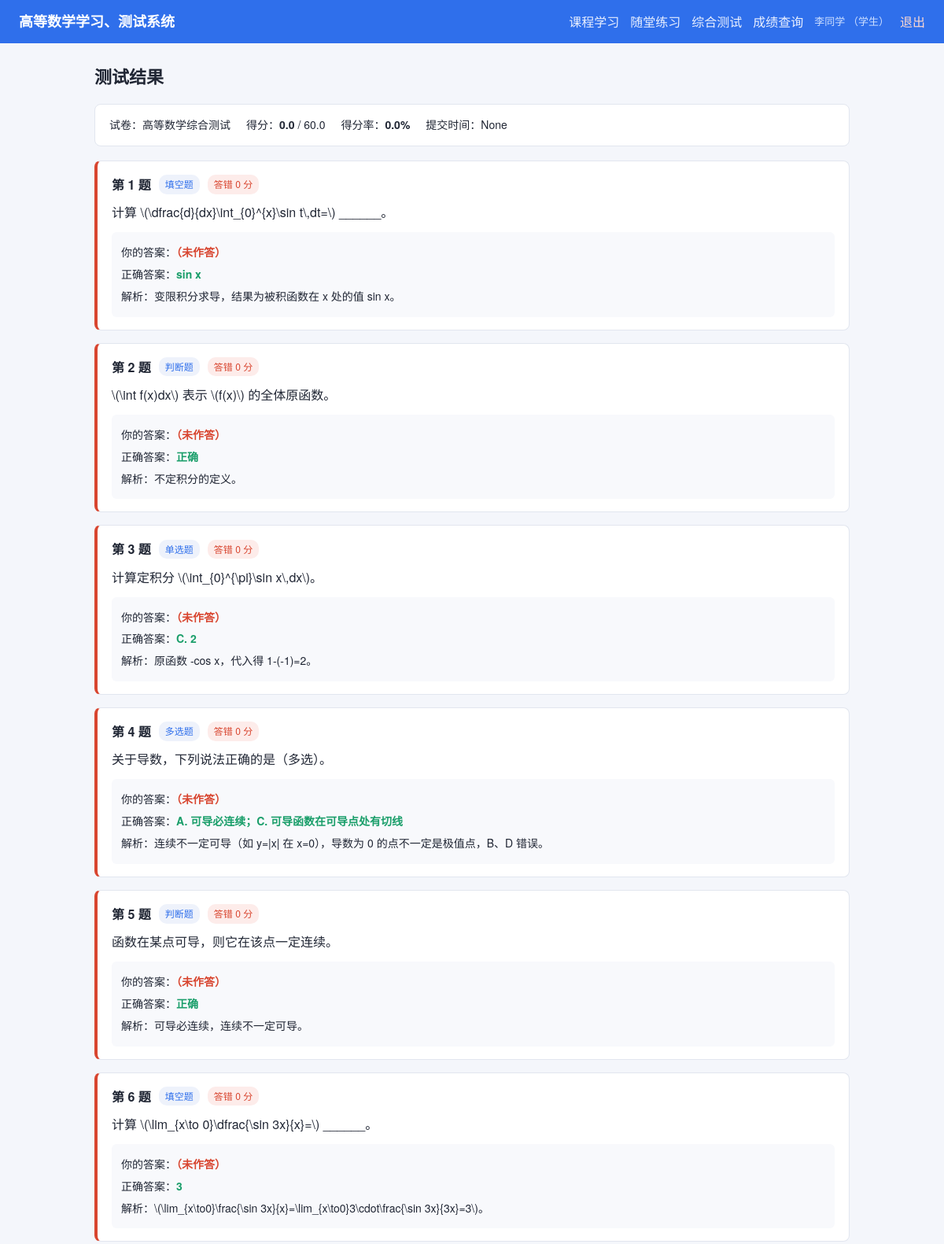
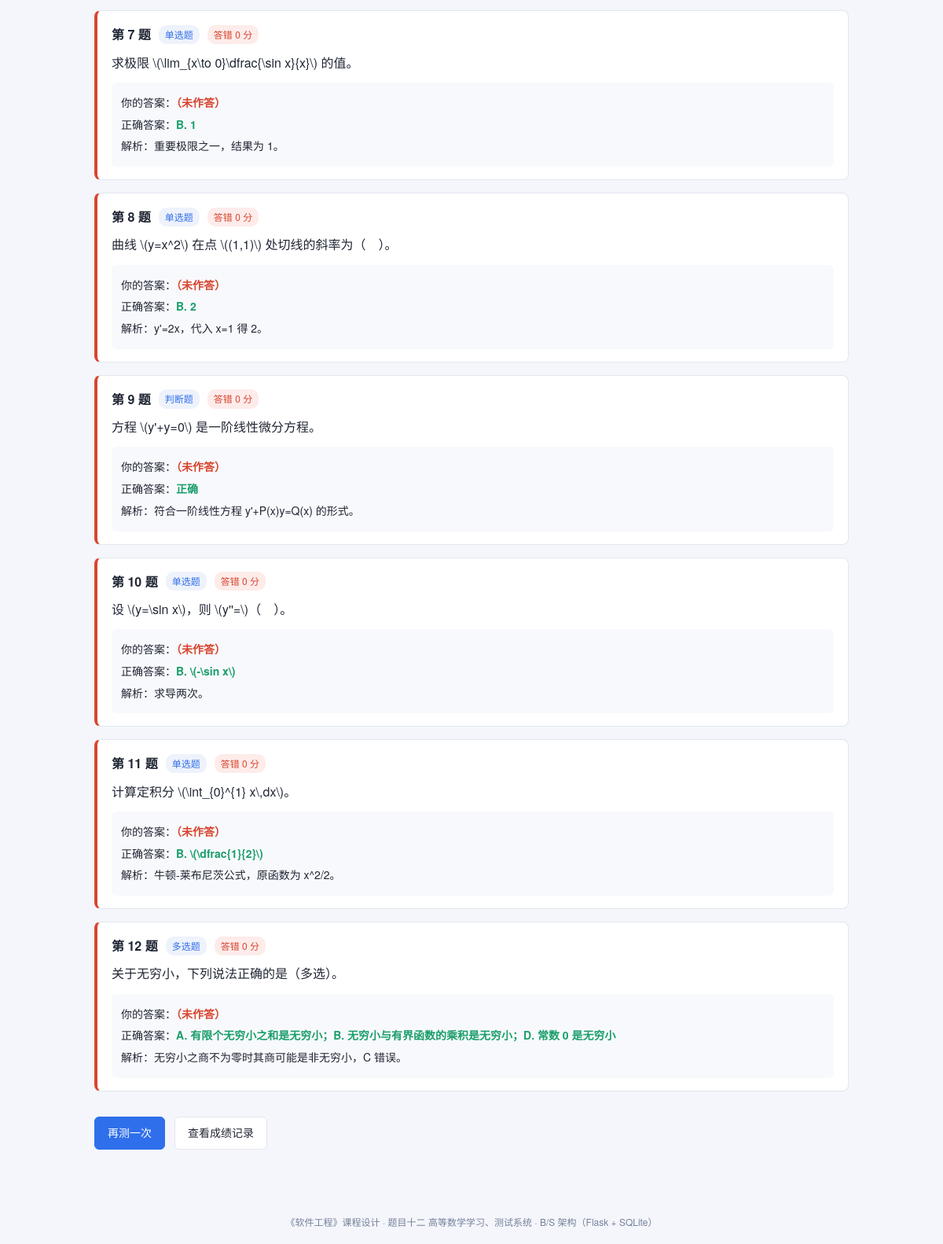
The app's page /test/1/result (signed in) with its own data (2 pictures, top to bottom).
### tables this page shows
CREATE TABLE user (
    id            INTEGER PRIMARY KEY AUTOINCREMENT,
    username      TEXT UNIQUE NOT NULL,
    password_hash TEXT NOT NULL,
    role          TEXT NOT NULL DEFAULT 'student',   -- student / teacher / admin
    real_name     TEXT,
    created_at    TEXT DEFAULT (datetime('now','localtime'))
);

CREATE TABLE paper (
    id           INTEGER PRIMARY KEY AUTOINCREMENT,
    user_id      INTEGER NOT NULL,
    title        TEXT,
    total_score  REAL DEFAULT 0,
    got_score    REAL DEFAULT 0,
    status       TEXT DEFAULT 'ongoing',            -- ongoing / submitted
    created_at   TEXT DEFAULT (datetime('now','localtime')),
    submitted_at TEXT
);

CREATE TABLE paper_question (
    id          INTEGER PRIMARY KEY AUTOINCREMENT,
    paper_id    INTEGER NOT NULL,
    question_id INTEGER NOT NULL,
    seq         INTEGER DEFAULT 0,
    user_answer TEXT,
    is_correct  INTEGER,
    got_score   REAL DEFAULT 0
);

CREATE TABLE question (
    id         INTEGER PRIMARY KEY AUTOINCREMENT,
    chapter_id INTEGER NOT NULL,
    qtype      TEXT NOT NULL,                       -- single / multi / judge / fill
    difficulty INTEGER NOT NULL DEFAULT 1,          -- 1 易 / 2 中 / 3 难
    content    TEXT NOT NULL,
    options    TEXT,                                -- JSON 数组，选择题选项
    answer     TEXT NOT NULL,
    analysis   TEXT,
    score      REAL DEFAULT 5,
    FOREIGN KEY (chapter_id) REFERENCES chapter(id)
);

### app.py (the view)
    @app.route("/test/<int:pid>/result")
    @login_required
    def test_result(pid):
        db = get_db()
        user = current_user()
        paper = db.execute("SELECT * FROM paper WHERE id=?", (pid,)).fetchone()
        if not paper:
            abort(404)
        if paper["user_id"] != user["id"] and user["role"] == "student":
            abort(403)
        rows = db.execute(
            "SELECT pq.*, q.*, pq.id AS pqid FROM paper_question pq"
            " JOIN question q ON q.id=pq.question_id WHERE pq.paper_id=? ORDER BY pq.seq",
            (pid,),
        ).fetchall()
        details = []
        for r in rows:
            q = row_to_question(r)
            details.append({
                "question": q,
                "user_answer": r["user_answer"] or "",
                "is_correct": bool(r["is_correct"]),
                "got_score": r["got_score"],
                "display_answer": _display_answer(q),
            })
        rate = round(paper["got_score"] * 100.0 / paper["total_score"], 1) if paper["total_score"] else 0
        return render_template(
            "test_result.html", paper=paper, details=details, rate=rate
        )

### app.py (called while the page is built)
def current_user():
    if "user_id" not in session:
        return None
    if getattr(g, "_current_user", None) is None:
        row = get_db().execute(
            "SELECT * FROM user WHERE id=?", (session["user_id"],)
        ).fetchone()
        g._current_user = row
    return g._current_user

def login_required(view):
    @wraps(view)
    def wrapped(*args, **kwargs):
        if current_user() is None:
            flash("请先登录", "warning")
            return redirect(url_for("login"))
        return view(*args, **kwargs)
    return wrapped

def row_to_question(row):
    d = dict(row)
    d["options"] = json.loads(row["options"]) if row["options"] else []
    d["qtype_name"] = QTYPE_NAMES.get(row["qtype"], row["qtype"])
    d["diff_name"] = DIFF_NAMES.get(row["difficulty"], str(row["difficulty"]))
    return d

def _display_answer(q):
    ans = q["answer"]
    if q["qtype"] == "judge":
        return "正确" if normalize_answer("judge", ans) == "T" else "错误"
    if q["qtype"] == "single":
        idx = "ABCD".find(ans.strip().upper())
        if idx >= 0 and idx < len(q["options"]):
            return "%s. %s" % (ans.strip().upper(), q["options"][idx])
    if q["qtype"] == "multi":
        parts = ans.split(",")
        txt = []
        for p in parts:
            idx = "ABCD".find(p.strip().upper())
            if idx >= 0 and idx < len(q["options"]):
                txt.append("%s. %s" % (p.strip().upper(), q["options"][idx]))
            else:
                txt.append(p)
        return "；".join(txt)
    return ans

### db.py (called while the page is built)
def get_db():
    if "db" not in g:
        g.db = sqlite3.connect(current_app.config["DATABASE"])
        g.db.row_factory = sqlite3.Row
        g.db.execute("PRAGMA foreign_keys = ON")
    return g.db

### grading.py (called while the page is built)
def normalize_answer(qtype, ans):
    if ans is None:
        return ""
    a = str(ans).strip()
    if qtype == "single":
        return a.upper()
    if qtype == "multi":
        parts = [p for p in re.split(r"[,，、\s]+", a.upper()) if p]
        return ",".join(sorted(set(parts)))
    if qtype == "judge":
        up = a.upper()
        if up in _ZH_TRUE:
            return "T"
        if up in _ZH_FALSE:
            return "F"
        return up
    if qtype == "fill":
        return re.sub(r"\s+", "", a).lower()
    return a

### templates/test_result.html (shortened to what this page needs)
{% extends "base.html" %}
{% import "macros.html" as m %}
{% block content %}
<h2>测试结果</h2>
<div class="result-summary">
  <span>试卷：{{ paper['title'] }}</span>
  <span>得分：<strong>{{ paper['got_score'] }}</strong> / {{ paper['total_score'] }}</span>
  <span>得分率：<strong>{{ rate }}%</strong></span>
  <span>提交时间：{{ paper['submitted_at'] }}</span>
</div>
{% for item in details %}
  {{ m.question_review(item, loop.index) }}
{% endfor %}
<div class="actions">
  <a class="btn primary" href="{{ url_for('test_form') }}">再测一次</a>
  <a class="btn" href="{{ url_for('scores') }}">查看成绩记录</a>
</div>
{% endblock %}

### templates/base.html (shortened to what this page needs)
<!DOCTYPE html>
<html lang="zh-CN">
<head>
  <link rel="stylesheet" href="{{ url_for('static', filename='style.css') }}">
</head>
<body>
<header class="topbar">
  <div class="brand"><a href="{{ url_for('index') }}">高等数学学习、测试系统</a></div>
  <nav class="nav">
    {% if current_user %}
      <a href="{{ url_for('learning') }}">课程学习</a>
      <a href="{{ url_for('practice') }}">随堂练习</a>
      <a href="{{ url_for('test_form') }}">综合测试</a>
      <a href="{{ url_for('scores') }}">成绩查询</a>
      <span class="user-info">{{ current_user['real_name'] or current_user['username'] }}
        （{% if current_user['role']=='admin' %}管理员{% elif current_user['role']=='teacher' %}教师{% else %}学生{% endif %}）
      </span>
      <a class="logout" href="{{ url_for('logout') }}">退出</a>
    {% else %}
      <a href="{{ url_for('login') }}">登录</a>
      <a href="{{ url_for('register') }}">注册</a>
    {% endif %}
  </nav>
</header>
<main class="container">
  {% block content %}{% endblock %}
</main>
<footer class="footer">
  《软件工程》课程设计 · 题目十二 高等数学学习、测试系统 · B/S 架构（Flask + SQLite）
</footer>
</body>
</html>

### templates/macros.html (shortened to what this page needs)
{% macro question_review(item, idx) %}
<div class="question-block {{ 'ok' if item['is_correct'] else 'bad' }}">
  <div class="q-head">
    <span class="q-index">第 {{ idx }} 题</span>
    <span class="badge">{{ item['question']['qtype_name'] }}</span>
    {% if item['is_correct'] %}
      <span class="badge right">答对 +{{ item['got_score'] }} 分</span>
    {% else %}
      <span class="badge wrong">答错 0 分</span>
    {% endif %}
  </div>
  <div class="q-content">{{ item['question']['content']|safe }}</div>
  <div class="review">
    <p>你的答案：<span class="{{ 'ans-right' if item['is_correct'] else 'ans-wrong' }}">{{ item['user_answer'] or '（未作答）' }}</span></p>
    <p>正确答案：<span class="ans-right">{{ item['display_answer'] }}</span></p>
    {% if item['question']['analysis'] %}
      <p>解析：{{ item['question']['analysis']|safe }}</p>
    {% endif %}
  </div>
</div>
{% endmacro %}

### static/style.css (style rules this page uses)
:root { --primary: #2f6feb; --primary-dark: #1f56c4; --bg: #f4f6fb; --card: #ffffff; --border: #e2e6ef; --text: #202634; --muted: #76809a; --green: #1a9e6a; --red: #d8452f; }
* { box-sizing: border-box; }
body { margin: 0; font-family: "Microsoft YaHei", "PingFang SC", "Helvetica Neue", Arial, sans-serif; background: var(--bg); color: var(--text); line-height: 1.7; }
a { color: var(--primary); text-decoration: none; }
.topbar { display: flex; align-items: center; justify-content: space-between; flex-wrap: wrap; gap: 8px; padding: 12px 24px; background: var(--primary); color: #fff; }
.topbar .brand a { color: #fff; font-size: 18px; font-weight: 700; }
.nav { display: flex; align-items: center; flex-wrap: wrap; gap: 14px; }
.nav a { color: #eaf0ff; }
.nav .user-info { color: #cfe0ff; font-size: 13px; }
.nav .logout { color: #ffd9d0; }
.container { max-width: 1000px; margin: 24px auto; padding: 0 20px 40px; }
h2 { font-size: 22px; margin: 8px 0 16px; }
.btn { display: inline-block; padding: 8px 16px; border-radius: 6px; border: 1px solid var(--border); background: #fff; color: var(--text); cursor: pointer; font-size: 14px; margin-top: 14px; }
.btn.primary { background: var(--primary); border-color: var(--primary); color: #fff; }
.question-block { background: var(--card); border: 1px solid var(--border); border-left: 4px solid var(--primary); border-radius: 8px; padding: 16px 18px; margin-bottom: 16px; }
.question-block.bad { border-left-color: var(--red); }
.q-head { display: flex; align-items: center; gap: 10px; flex-wrap: wrap; margin-bottom: 8px; }
.q-index { font-weight: 700; }
.badge { font-size: 12px; padding: 2px 8px; border-radius: 10px; background: #eef2fb; color: var(--primary); }
.badge.wrong { background: #fdecea; color: var(--red); }
.q-content { margin: 6px 0 12px; }
.review { background: #f8f9fc; border-radius: 6px; padding: 10px 12px; font-size: 14px; }
.review p { margin: 4px 0; }
.ans-right { color: var(--green); font-weight: 700; }
.ans-wrong { color: var(--red); font-weight: 700; }
.result-summary { display: flex; gap: 20px; flex-wrap: wrap; background: var(--card); border: 1px solid var(--border); border-radius: 8px; padding: 14px 18px; margin-bottom: 18px; font-size: 14px; }
.actions { margin-top: 18px; display: flex; gap: 12px; }
.footer { text-align: center; color: var(--muted); font-size: 12px; padding: 18px; }

### records on screen
user: real_name "李同学"
paper: title "高等数学综合测试", got_score "0.0", total_score "60.0"
paper_question: idx "1", question.qtype_name "填空题", question.content "计算 \\(\\dfrac{d}{dx}\\int_{0}^{x}\\sin t\\,dt=\\) ______。", item "（未作答）", display_answer "sin x", question.analysis "变限积分求导，结果为被积函数在 x 处的值 sin x。"
paper_question: idx "2", question.qtype_name "判断题", question.content "\\(\\int f(x)dx\\) 表示 \\(f(x)\\) 的全体原函数。", item "（未作答）", display_answer "正确", question.analysis "不定积分的定义。"
paper_question: idx "3", question.qtype_name "单选题", question.content "计算定积分 \\(\\int_{0}^{\\pi}\\sin x\\,dx\\)。", item "（未作答）", display_answer "C. 2", question.analysis "原函数 -cos x，代入得 1-(-1)=2。"
paper_question: idx "4", question.qtype_name "多选题", question.content "关于导数，下列说法正确的是（多选）。", item "（未作答）", display_answer "A. 可导必连续；C. 可导函数在可导点处有切线", question.analysis "连续不一定可导（如 y=|x| 在 x=0），导数为 0 的点不一定是极值点，B、D 错误。"
paper_question: idx "5", question.qtype_name "判断题", question.content "函数在某点可导，则它在该点一定连续。", item "（未作答）", display_answer "正确", question.analysis "可导必连续，连续不一定可导。"
paper_question: idx "6", question.qtype_name "填空题", question.content "计算 \\(\\lim_{x\\to 0}\\dfrac{\\sin 3x}{x}=\\) ______。", item "（未作答）", display_answer "3", question.analysis "\\(\\lim_{x\\to0}\\frac{\\sin 3x}{x}=\\lim_{x\\to0}3\\cdot\\frac{\\sin 3x}{3x}=3\\)。"
paper_question: idx "7", question.qtype_name "单选题", question.content "求极限 \\(\\lim_{x\\to 0}\\dfrac{\\sin x}{x}\\) 的值。", item "（未作答）", display_answer "B. 1", question.analysis "重要极限之一，结果为 1。"
paper_question: idx "8", question.qtype_name "单选题", question.content "曲线 \\(y=x^2\\) 在点 \\((1,1)\\) 处切线的斜率为（ ）。", item "（未作答）", display_answer "B. 2", question.analysis "y'=2x，代入 x=1 得 2。"
paper_question: idx "9", question.qtype_name "判断题", question.content "方程 \\(y'+y=0\\) 是一阶线性微分方程。", item "（未作答）", display_answer "正确", question.analysis "符合一阶线性方程 y'+P(x)y=Q(x) 的形式。"
paper_question: idx "10", question.qtype_name "单选题", question.content "设 \\(y=\\sin x\\)，则 \\(y''=\\)（ ）。", item "（未作答）", display_answer "B. \\(-\\sin x\\)", question.analysis "求导两次。"
paper_question: idx "11", question.qtype_name "单选题", question.content "计算定积分 \\(\\int_{0}^{1} x\\,dx\\)。", item "（未作答）", display_answer "B. \\(\\dfrac{1}{2}\\)", question.analysis "牛顿-莱布尼茨公式，原函数为 x^2/2。"
paper_question: idx "12", question.qtype_name "多选题", question.content "关于无穷小，下列说法正确的是（多选）。", item "（未作答）", display_answer "A. 有限个无穷小之和是无穷小；B. 无穷小与有界函数的乘积是无穷小；D. 常数 0 是无穷小", question.analysis "无穷小之商不为零时其商可能是非无穷小，C 错误。"

### other values on screen
{{ rate }} "0.0"
{{ paper['submitted_at'] }} "None"
